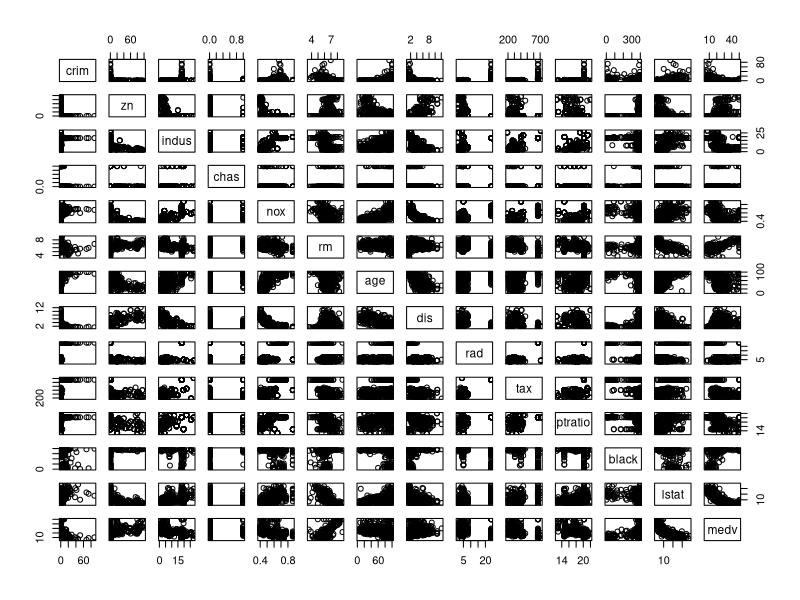
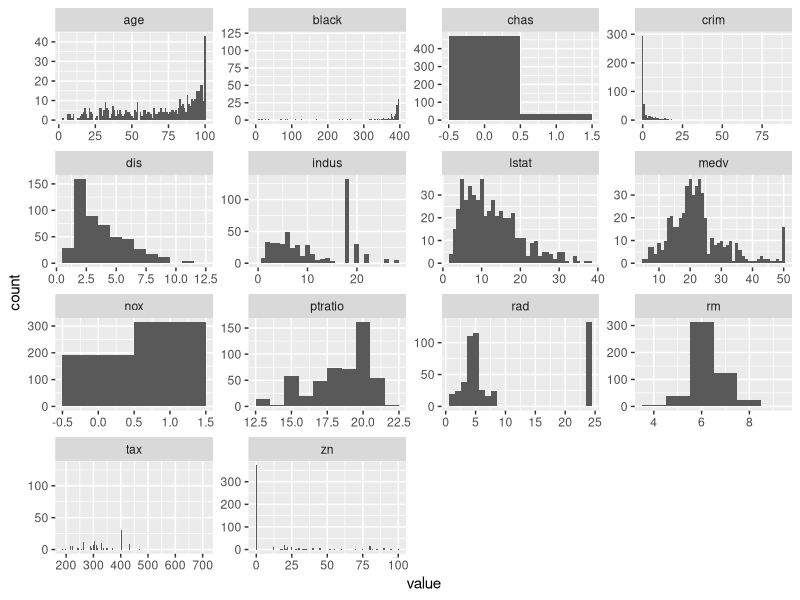
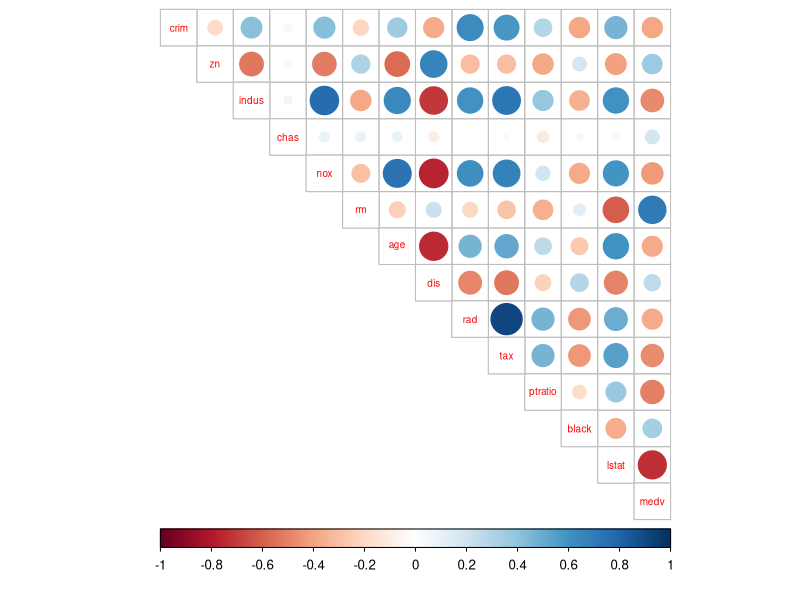

These figures' R source, in order: (Note: this script raises an error after producing the figures.)
## ---- chunk 1
# access all packages needed in this chunk
library(MASS)
library(dplyr)
library(tidyverse)

# load the data
data("Boston")

# explore the dataset
str(Boston)
dim(Boston)
## ---- chunk 2
# access all packages needed in this chunk
library(dplyr)
library(tidyverse)

# show summaries of variables
summary(Boston)
# plot matrix of the variables
pairs(Boston)
# histograms
Boston %>% 
     gather() %>% 
     ggplot(aes(x=value)) + geom_histogram(binwidth = 1) + facet_wrap('key', scales='free')

## ---- chunk 3
# access all packages needed in this chunk
library(corrplot)
library(dplyr)

# calculate the correlation matrix and round it
cor_matrix <- cor(Boston) %>%
  round(digits = 2)
# visualise the correlation matrix
corrplot(cor_matrix, method="circle", type = "upper", cl.pos = "b", tl.pos = "d", tl.cex = 0.6)

## ---- chunk 4
# center and standardize variables
boston_scaled <- Boston %>%
  scale()
# summaries of the scaled variables
summary(boston_scaled)
sd(boston_scaled$zn)
sd(boston_scaled$age)
# change the object to data frame
boston_scaled <- as.data.frame(boston_scaled)
# change crim to numeric
boston_scaled$crim <- as.numeric(boston_scaled$crim)
# create a quantile vector of crim 
bins <- quantile(boston_scaled$crim)
# create a categorical variable 'crime'
labels <- c("low", "med_low", "med_high", "high")
crime <- cut(boston_scaled$crim, breaks = bins, include.lowest = TRUE, labels = labels)
# look at the table of the new factor crime
table(crime)
# remove original crim from the dataset
boston_scaled <- dplyr::select(boston_scaled, -crim)
# add the new categorical value to scaled data
boston_scaled <- data.frame(boston_scaled, crime)

# divide data set in test and train
# number of rows in the Boston dataset 
n <- nrow(boston_scaled)
# choose randomly 80% of the rows
ind <- sample(n,  size = n * 0.8)
# create train set
train <- boston_scaled[ind,]
# create test set 
test <- boston_scaled[-ind,]

## ---- chunk 5
# crime = target variable, . = all other (explanatory) variables
lda.fit <- lda(crime ~ ., data = train)
# print the lda.fit object
lda.fit
# load function for lda biplot arrows
lda.arrows <- function(x, myscale = 1, arrow_heads = 0.1, color = "red", tex = 0.75, choices = c(1,2)){
  heads <- coef(x)
  graphics::arrows(x0 = 0, y0 = 0, 
         x1 = myscale * heads[,choices[1]], 
         y1 = myscale * heads[,choices[2]], col=color, length = arrow_heads)
  text(myscale * heads[,choices], labels = row.names(heads), 
       cex = tex, col=color, pos=3)
}
# target classes as numeric
classes <- as.numeric(train$crime)
# plot the lda results (select both lines and execute them at the same time!)
plot(lda.fit, dimen = 2, col = classes, pch = classes)
lda.arrows(lda.fit, myscale = 1)

# save the correct classes from test data
correct_classes <- test$crime
# remove the crime variable from test data
test <- dplyr::select(test, -crime)

## ---- chunk 6
# predict classes with test data
lda.pred <- predict(lda.fit, newdata = test)
# cross tabulate the results
conf <- table(correct = correct_classes, predicted = lda.pred$class)
conf
# calculate precision
diag(conf) / rowSums(conf)

## ---- chunk 7
# reload Boston data set
library(MASS)
data("Boston")
# standardise data set
boston_scaled <- as.data.frame(scale(Boston))
boston_scaled$crim <- as.numeric(boston_scaled$crim)

# euclidean distance matrix
dist_eu <- dist(boston_scaled)
# look at the summary of the distances
summary(dist_eu)

# k-means clustering with 2 clusters
km <- kmeans(boston_scaled, centers = 2)
pairs(boston_scaled, col = km$cluster)
# k-means clustering with 3 clusters
km <- kmeans(boston_scaled, centers = 3)
pairs(boston_scaled, col = km$cluster)
# k-means clustering with 4 clusters
km <- kmeans(boston_scaled, centers = 4)
pairs(boston_scaled, col = km$cluster)
# k-means clustering with 5 clusters
km <- kmeans(boston_scaled, centers = 5)
pairs(boston_scaled, col = km$cluster)

## ---- chunk 8
# Work with the exercise in this chunk, step-by-step. Fix the R code!
# MASS, ggplot2 and Boston dataset are available
set.seed(123)

# determine the number of clusters
k_max <- 10

# calculate the total within sum of squares
twcss <- sapply(1:k_max, function(k){kmeans(boston_scaled, k)$tot.withinss})

# visualize the results
qplot(x = 1:k_max, y = twcss, geom = 'line')

# k-means clustering
km <- kmeans(boston_scaled, centers = 2)

# plot the Boston dataset with clusters
pairs(boston_scaled, col = km$cluster)


